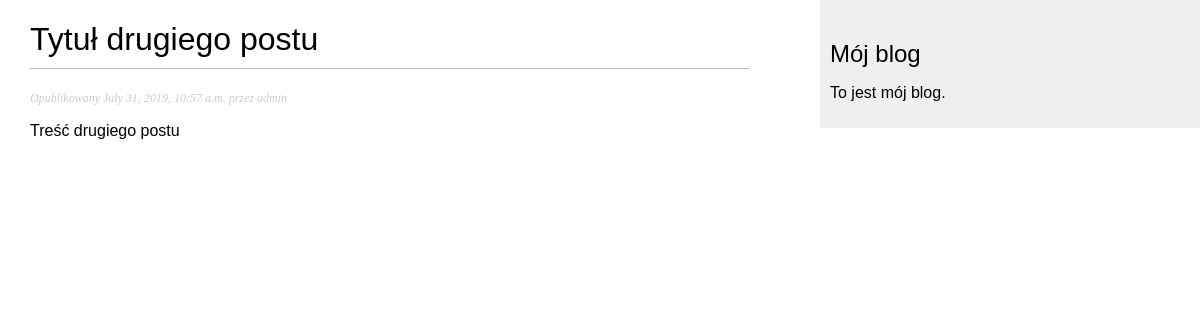
The app's page /blog/2019/07/31/tytul-drugiego-postu/ with its own data.
### blog/models.py (models this page shows, shortened)
class Post(models.Model):
	STATUS_CHOICES = (
		('draft', 'Draft'),
		('published', 'Published'),
	)
	title = models.CharField(max_length = 250)
	slug = models.SlugField(max_length = 250,
							unique_for_date = 'publish')
	author = models.ForeignKey(User,
							   on_delete = models.CASCADE,
							   related_name = 'blog_posts')
	body = models.TextField()
	publish = models.DateTimeField(default = timezone.now)
	created = models.DateTimeField(auto_now_add = True)
	updated = models.DateTimeField(auto_now = True)
	status = models.CharField(max_length = 10,
							  choices = STATUS_CHOICES,
							  default = 'draft')
	class Meta:
		ordering = ('-publish',)
	objects = models.Manager() # Manager domyślny
	published = PublishedManager() # Manager niestandardowy

### blog/views.py (the view)
def post_detail(request, year, month, day, post):
	post = get_object_or_404(Post, slug = post,
								   status = 'published',
								   publish__year = year,
								   publish__month = month,
								   publish__day = day)
	return render(request,
				  'blog/post/detail.html',
				  {'post': post})

### blog/templates/blog/post/detail.html (shortened to what this page needs)
{% extends "blog/base.html" %}
{% block content %}
	<h1>{{ post.title }}</h1>
	<p class="date">
		Opublikowany {{ post.publish }} przez {{ post.author }}
	</p>
	{{ post.body|linebreaks }}
{% endblock %}

### blog/static/css/blog.css (style rules this page uses)
body { margin:0; padding:0; font-family:helvetica, sans-serif; }
h1 { font-weight:normal; border-bottom:1px solid #bbb; padding:0 0 10px 0; }
p.date { color:#ccc; font-family: georgia, serif; font-size: 12px; font-style: italic; }

### records on screen
Post: title "Tytuł drugiego postu", publish "July 31, 2019, 10:57 a.m.", author "admin", body "Treść drugiego postu"
